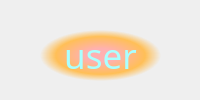
<?xml version="1.0" encoding="UTF-8"?>
<ui version="4.0">
 <class>MainWindow</class>
 <widget class="QMainWindow" name="MainWindow">
  <property name="geometry">
   <rect>
    <x>0</x>
    <y>0</y>
    <width>200</width>
    <height>100</height>
   </rect>
  </property>
  <property name="minimumSize">
   <size>
    <width>200</width>
    <height>100</height>
   </size>
  </property>
  <property name="maximumSize">
   <size>
    <width>200</width>
    <height>100</height>
   </size>
  </property>
  <property name="windowTitle">
   <string>map</string>
  </property>
  <property name="styleSheet">
   <string notr="true">background: url(:/background.jfif)</string>
  </property>
  <widget class="QWidget" name="centralwidget">
   <widget class="QPushButton" name="pushButton">
    <property name="geometry">
     <rect>
      <x>40</x>
      <y>30</y>
      <width>121</width>
      <height>51</height>
     </rect>
    </property>
    <property name="font">
     <font>
      <family>黑体</family>
      <pointsize>26</pointsize>
     </font>
    </property>
    <property name="focusPolicy">
     <enum>Qt::WheelFocus</enum>
    </property>
    <property name="contextMenuPolicy">
     <enum>Qt::DefaultContextMenu</enum>
    </property>
    <property name="autoFillBackground">
     <bool>false</bool>
    </property>
    <property name="styleSheet">
     <string notr="true">background: qradialgradient(spread:pad, cx:0.5, cy:0.5, radius:0.5, fx:0.5, fy:0.494, stop:0.255682 rgba(255, 177, 177, 255), stop:0.738636 rgba(255, 191, 87, 255), stop:1 rgba(255, 255, 255, 0));
color: rgb(170, 255, 255);
border-style: hidden</string>
    </property>
    <property name="text">
     <string>user</string>
    </property>
    <property name="checkable">
     <bool>false</bool>
    </property>
    <property name="default">
     <bool>false</bool>
    </property>
    <property name="flat">
     <bool>false</bool>
    </property>
   </widget>
  </widget>
 </widget>
 <resources/>
 <connections/>
</ui>
